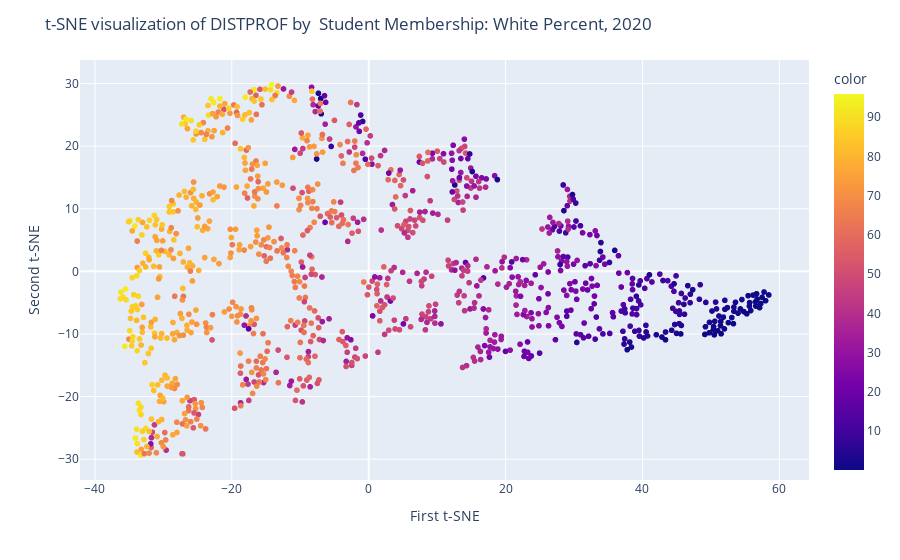

Notebook source saved alongside this figure:
### Code cell
# Use custom y-variable - for example, Hispanic percent

run_tsne(2020, 
         2, 
         no_charter_data, 
         column1 = "Student Membership: Hispanic Percent", column2 = "Student Membership: Econ Disadv Percent", 
       y_var = 'District 2020 Student Membership: White Percent')

### Figure 1 — Plotly figure (JSON) as saved in the notebook; plotly's stock layout.template omitted (floating-point values rounded to 4 significant figures; data arrays with more than 128 entries replaced by an {"elided": "..."} marker saying what was removed)
{"data": [{"hovertemplate": "x=%{x}<br>y=%{y}<br>color=%{marker.color}<extra></extra>", "legendgroup": "", "marker": {"color": {"elided": "1022 float values"}, "coloraxis": "coloraxis", "symbol": "circle"}, "mode": "markers", "name": "", "showlegend": false, "type": "scattergl", "x": {"elided": "1022 float values"}, "xaxis": "x", "y": {"elided": "1022 float values"}, "yaxis": "y"}], "layout": {"coloraxis": {"colorbar": {"title": {"text": "color"}}, "colorscale": [[0, "#0d0887"], [0.1111, "#46039f"], [0.2222, "#7201a8"], [0.3333, "#9c179e"], [0.4444, "#bd3786"], [0.5556, "#d8576b"], [0.6667, "#ed7953"], [0.7778, "#fb9f3a"], [0.8889, "#fdca26"], [1, "#f0f921"]]}, "legend": {"title": {"text": " Student Membership: White Percent"}, "tracegroupgap": 0}, "margin": {"t": 60}, "title": {"text": "t-SNE visualization of DISTPROF by  Student Membership: White Percent, 2020"}, "xaxis": {"anchor": "y", "domain": [0, 1], "title": {"text": "First t-SNE"}}, "yaxis": {"anchor": "x", "domain": [0, 1], "title": {"text": "Second t-SNE"}}}}
